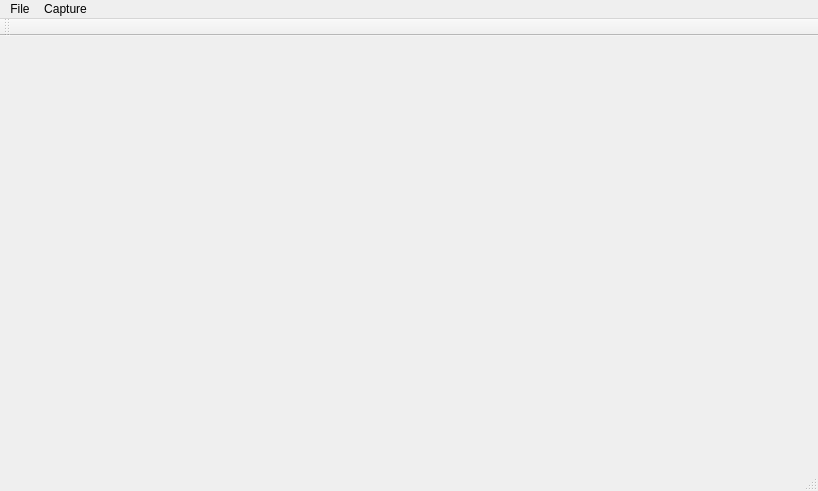
<?xml version="1.0" encoding="UTF-8"?>
<ui version="4.0">
 <class>MainWindow</class>
 <widget class="QMainWindow" name="MainWindow">
  <property name="geometry">
   <rect>
    <x>0</x>
    <y>0</y>
    <width>818</width>
    <height>491</height>
   </rect>
  </property>
  <property name="windowTitle">
   <string>MainWindow</string>
  </property>
  <widget class="QWidget" name="centralWidget"/>
  <widget class="QMenuBar" name="menuBar">
   <property name="geometry">
    <rect>
     <x>0</x>
     <y>0</y>
     <width>818</width>
     <height>21</height>
    </rect>
   </property>
   <widget class="QMenu" name="menuFile">
    <property name="title">
     <string>File</string>
    </property>
    <addaction name="actionExit"/>
   </widget>
   <widget class="QMenu" name="menuCapture">
    <property name="title">
     <string>Capture</string>
    </property>
    <addaction name="actionStart_Capture"/>
    <addaction name="actionStop_Capture"/>
    <addaction name="actionSave_Capture"/>
   </widget>
   <addaction name="menuFile"/>
   <addaction name="menuCapture"/>
  </widget>
  <widget class="QToolBar" name="mainToolBar">
   <attribute name="toolBarArea">
    <enum>TopToolBarArea</enum>
   </attribute>
   <attribute name="toolBarBreak">
    <bool>false</bool>
   </attribute>
  </widget>
  <widget class="QStatusBar" name="statusBar"/>
  <action name="actionExit">
   <property name="text">
    <string>Exit</string>
   </property>
  </action>
  <action name="actionStart_Capture">
   <property name="text">
    <string>Start</string>
   </property>
  </action>
  <action name="actionStop_Capture">
   <property name="text">
    <string>Stop</string>
   </property>
  </action>
  <action name="actionSave_Capture">
   <property name="text">
    <string>Save</string>
   </property>
  </action>
 </widget>
 <layoutdefault spacing="6" margin="11"/>
 <resources/>
 <connections/>
</ui>
